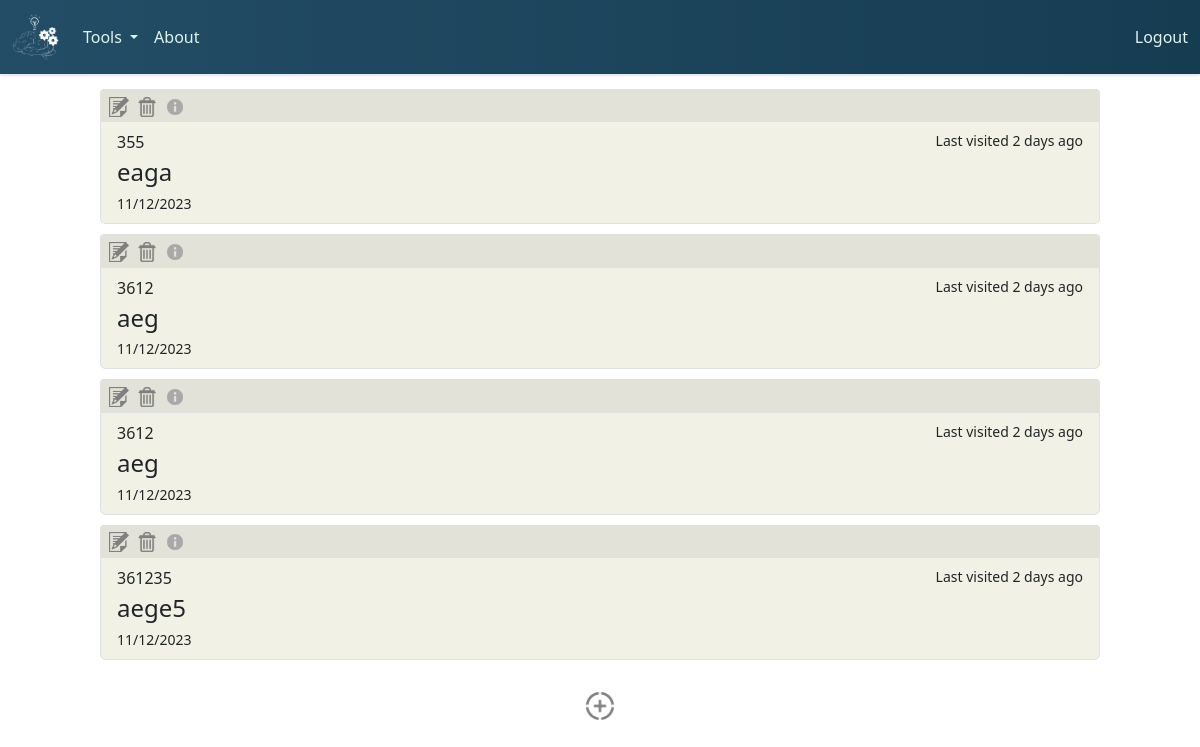
/flashcards (signed in), run on the app's committed database.
### tables this page shows
CREATE TABLE flashcards (
    flashcard_id INTEGER PRIMARY KEY,
    user_id INTEGER,
    topic TEXT,
    question TEXT,
    answer TEXT,
    timestamp DATETIME DEFAULT CURRENT_TIMESTAMP,
    FOREIGN KEY (user_id) REFERENCES users(user_id)
);

### app/app.py (the view)
@app.route("/flashcards", methods=["GET", "POST"])
@login_required
def flashcards():
    user_id = session.get("user_id")
    user_flashcards = get_flashcards(user_id)
    for flashcard in user_flashcards:
        flashcard["time_ago"] = get_date_difference(flashcard["timestamp"])
    return render_template("flashcards.html", flashcards=user_flashcards)

### app/app.py (called while the page is built)
@app.after_request
def after_request(response):
    response.headers["Cache-Control"] = "no-cache, no-store, must-revalidate"
    response.headers["Expires"] = 0
    response.headers["Pragma"] = "no-cache"
    return response

### app/helpers.py (called while the page is built)
def login_required(f):
    @wraps(f)
    def decorated_function(*args, **kwargs):
        if session.get("user_id") is None:
            return redirect("/login")
        return f(*args, **kwargs)
    return decorated_function

def get_db():
    db = getattr(g, "_database", None)
    if db is None:
        db = g._database = sqlite3.connect("../db/learning.db")
    return db

def get_flashcards(user_id):
    user_flashcards = []
    with get_db() as db:
        cursor = db.cursor()
        cursor.execute("SELECT flashcard_id, topic, question, answer, timestamp FROM flashcards WHERE user_id = ?",
                   (user_id,))
        rows = cursor.fetchall()
        for row in rows:
            timestamp_str = row[4]
            timestamp = datetime.strptime(timestamp_str, "%Y-%m-%d %H:%M:%S")
            flashcard_dict = {
                "flashcard_id": row[0],
                "topic": row[1],
                "question": row[2],
                "answer" : row[3],
                "timestamp": timestamp.strftime("%d/%m/%Y")
            }
            user_flashcards.append(flashcard_dict)
    return user_flashcards

def get_date_difference(date):
    date_object = datetime.strptime(date, "%d/%m/%Y")
    current_date = datetime.now()
    date_difference = current_date - date_object
    days_difference = date_difference.days
    return days_difference

### app/templates/flashcards.html (shortened to what this page needs)
{% extends "layout.html" %}
{% block main %}
    <link rel="stylesheet" href="../static/css/flashcards.css">
    <div id="flashcards" class="buttons-container">
        {% if flashcards %}
            {% for flashcard in flashcards %}
                <ul class="list-group buttons">
                    <div class="flashcard-buttons">
                        <button class="edit-button" type="button">
                            <img class="edit-icon" src="../static/images/edit-icon.png">
                        </button>
                        <button class="delete-button" type="button">
                            <img class="delete-icon" src="../static/images/delete-icon.png">
                        </button>
                        <button class="info-box-button" type="button">
                            <img class="info-box-icon" src="../static/images/info-icon.jpg">
                        </button>
                    </div>
                    <a href="#" class="list-group-item list-group-item-action flex-column align-items-start buttons">
                        <div class="d-flex w-100 justify-content-between">
                            <p class="mb-1 flashcard-topic">{{ flashcard["topic"] }}</p>
                            <small class="time-ago">Last visited {{ flashcard["time_ago"] }} days ago</small>
                        </div>
                        <h4 class="mb-1 flashcard-question">{{ flashcard["question"] }}</h4>
                        <small class="flashcard-timestamp">{{ flashcard["timestamp"] }}</small>
                    </a>
                </ul>
            {% endfor %}
        {% else %}
            <div id="no-flashcards-div">
                <h1 id="no-flashcards-message">You currently don't have any flashcards! Click the button below to create one.</h1>
            </div>
        {% endif %}
    </div>
    <div id="add-button-div" class="container-fluid">
        <button id="create-flashcard-button">
            <img id="add-icon" src="../static/images/add-icon.png" alt="Image">
        </button>
    </div>
{% endblock %}

### app/templates/layout.html (shortened to what this page needs)
<!DOCTYPE html>
<html lang="en">
<head>
    <link rel="stylesheet" href="../static/js/node_modules/bootstrap/dist/css/bootstrap.min.css">
    <link rel="stylesheet" href="../static/css/layout.css">
</head>
<body>
    <nav class="navbar navbar-expand-lg bg-navy">
        <div class="container-fluid">
            <a class="navbar-elements navbar-brand" href="/" >
                <img src="../static/images/logo-inverse.png" id="navbar-logo">
            </a>
        <div class="collapse navbar-collapse" id="navbarSupportedContent">
            <ul class="navbar-nav me-auto mb-2 mb-lg-0">
                <li class="nav-item dropdown">
                    <a class="navbar-elements nav-link dropdown-toggle" href="#" role="button" data-bs-toggle="dropdown" aria-expanded="false">
                    Tools
                    </a>
                </li>
                <li class="nav-item">
                    <a class="nav-link navbar-elements" aria-current="page" href="/about">About</a>
                </li>
            </ul>
        <a class="nav-link navbar-elements" aria-current="page" href="/logout">Logout</a>
        </div>
    </nav>
    <main>
        {% block main %}{% endblock %}
    </main>
</body>
</html>

### app/static/css/layout.css (style rules this page uses)
.navbar-elements, .dropdown-item { color: #dff5f1; }
.bg-navy { background: linear-gradient(90deg, #234d66, #163c52); box-shadow: 0 2px 2px rgba(0, 0, 0, 0.1); }
#navbar-logo { max-height: 6vh; }

### app/static/css/flashcards.css (style rules this page uses)
.buttons { background-color: #F1F1E6; width: 125vh; }
.buttons-container { display: flex; flex-direction: column; align-items: center; justify-content: center; margin: 10px; padding: 5px; }
.buttons-container ul { margin-bottom: 10px; }
#add-button-div { margin-top: 2vh; display: flex; justify-content: center; }
#create-flashcard-button { border: none; background-color: rgba(0, 0, 0, 0); }
#add-icon { max-width: 3.5vh; }
.flashcard-buttons { display: flex; flex-direction: row; background-color: #E2E2D8; border-radius: 4px 4px 0 0; padding: 0.4vh; }
.edit-button { border: none; background-color: rgba(0, 0, 0, 0); margin-right: 1vh; max-width: 2.5vh; }
.delete-button { border: none; background-color: rgba(0, 0, 0, 0); max-width: 2.5vh; }
.info-box-button { border: none; background-color: rgba(0, 0, 0, 0); max-width: 2.5vh; margin-left: 1vh; }
.edit-icon { max-width: 2.5vh; }
.delete-icon { max-width: 2.5vh; }
.info-box-icon { max-width: 2.5vh; }

### data on the page
flashcards: topic "355", time_ago "2", question "eaga", timestamp "11/12/2023"
flashcards: topic "3612", time_ago "2", question "aeg", timestamp "11/12/2023"
flashcards: topic "3612", time_ago "2", question "aeg", timestamp "11/12/2023"
flashcards: topic "361235", time_ago "2", question "aege5", timestamp "11/12/2023"
